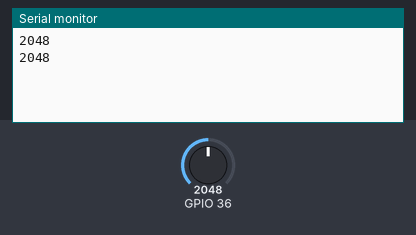
Bench run of a sketch on a simulated ESP32. Parts: the last lines printed to the serial monitor. The test bench sets the inputs (shaded band); at power-on: GPIO 36 = 2048.

Above: at 1.8 s.
1.9 s: GPIO 36 set to 2866
At 2.6 s:
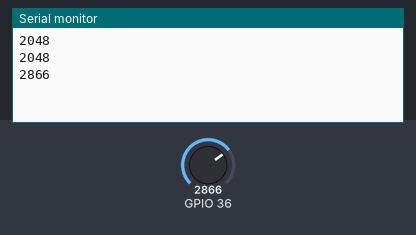
3.4 s: GPIO 36 set to 3603
At 4.8 s:
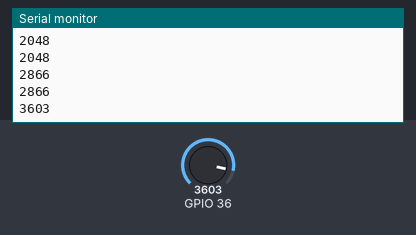
Timing chart, 0 to 6.4 s (numbered marks = the images above; inputs shaded):
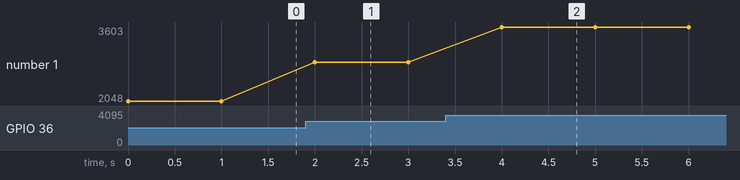

The sketch:

ADC.ino
```cpp
void setup() {
  Serial.begin(115200);

}

void loop() {
  Serial.println( analogRead(36)  ) ; // vp
  delay(1000) ;

}

// https://randomnerdtutorials.com/esp32-pinout-reference-gpios/
```

Measured:
- after the input at 1.9 s, the serial monitor: prints a new line after 0.10 s (image 1)
- after the input at 3.4 s, the serial monitor: prints a new line after 0.60 s (image 2)
- plotted number 1: 2048 → 2866 after the input at 1.9 s, 2866 → 3603 after the input at 3.4 s
